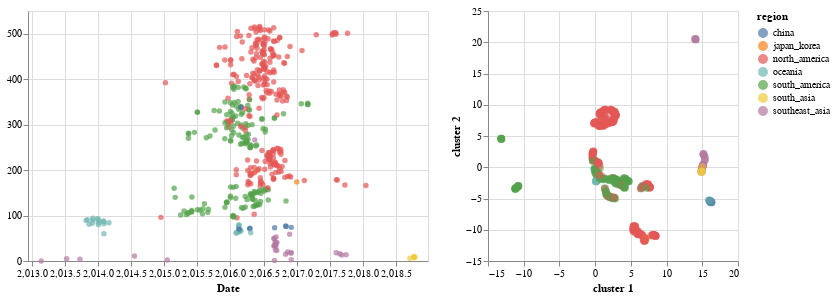

The cell this chart's notebook holds for it:
### Code cell
import altair as alt

brush = alt.selection(type='interval', resolve='global')
base = alt.Chart(merged_df)
TSNE1 = base.mark_circle(size=60).encode(
    x='cluster 1',
    y='cluster 2',
    opacity=alt.value(0.5),
    color=alt.condition(brush, 'region', alt.ColorValue('gray')),
    tooltip=['strain', 'region']
).add_selection(brush).properties(width=250,height=250)

#Make this into a website (view compiled vega -- gives you the javascript -- put that into a HTML script)
tree_name = base.mark_circle().encode(
    x=alt.X(
        "date:Q",
        scale=alt.Scale(domain=(node_df["date"].min() - 0.2, node_df["date"].max() + 0.2)),
        title="Date"
    ),
    y=alt.Y(
        "y:Q",
        title=""
    ),
    color=alt.condition(brush, 'region:N', alt.ColorValue('gray')),
    #color="region:N",
    tooltip=["strain:N", "region:N", "date:Q"]
).add_selection(brush).properties(width=400,height=250)
#make region clickable
tree_name|TSNE1
#pc1.encode(x='principal component 1') | pc34.encode(x='principal component 3') #link the tree to this one as well
#Make this into a website (view compiled vega -- gives you the javascript -- put that into a HTML script)

### Figure 1 — Vega-Lite specification as saved in the notebook (floating-point values rounded to 4 significant figures; data arrays with more than 128 entries replaced by an {"elided": "..."} marker saying what was removed)
{"$schema": "https://vega.github.io/schema/vega-lite/v3.3.0.json", "config": {"mark": {"tooltip": null}, "view": {"height": 300, "width": 400}}, "data": {"name": "data-e0eb9f16b756c3fb206837ebcfbbece8"}, "datasets": {"data-e0eb9f16b756c3fb206837ebcfbbece8": {"elided": "486 records"}}, "hconcat": [{"encoding": {"color": {"condition": {"field": "region", "selection": "selector002", "type": "nominal"}, "value": "gray"}, "tooltip": [{"field": "strain", "type": "nominal"}, {"field": "region", "type": "nominal"}, {"field": "date", "type": "quantitative"}], "x": {"field": "date", "scale": {"domain": [2013.0, 2019.0]}, "title": "Date", "type": "quantitative"}, "y": {"field": "y", "title": "", "type": "quantitative"}}, "height": 250, "mark": "circle", "selection": {"selector002": {"resolve": "global", "type": "interval"}}, "width": 400}, {"encoding": {"color": {"condition": {"field": "region", "selection": "selector002", "type": "nominal"}, "value": "gray"}, "opacity": {"value": 0.5}, "tooltip": [{"field": "strain", "type": "nominal"}, {"field": "region", "type": "nominal"}], "x": {"field": "cluster 1", "type": "quantitative"}, "y": {"field": "cluster 2", "type": "quantitative"}}, "height": 250, "mark": {"size": 60, "type": "circle"}, "selection": {"selector002": {"resolve": "global", "type": "interval"}}, "width": 250}]}
